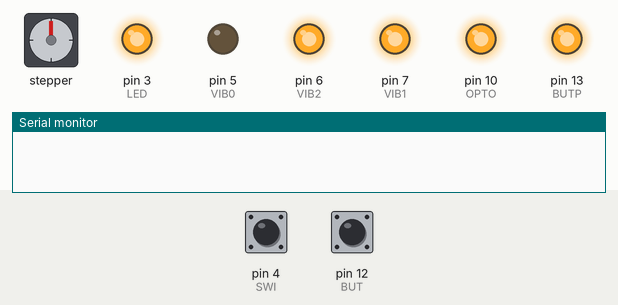
This sketch was run on a simulated Arduino Uno, built with avr-gcc and run on an emulated ATmega328P. Parts: stepper motor, output pins drawn as LEDs (lit = HIGH), the last lines printed to the serial monitor. Wiring (inferred from the names in the program): stepper motor driver (200 steps per turn assumed): step pin 8; direction pin 9; enable pin 11. Inputs (shaded band) come from the test bench; at power-on: pin 4 (SWI) LOW, pin 12 (BUT) HIGH. Pins used as bus, display or sensor lines are not drawn.

Above: at 0.01 s.
At 1.3 s:
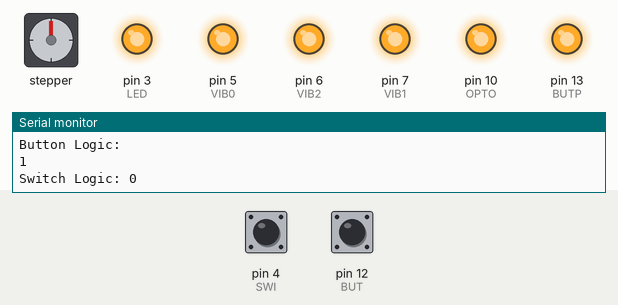
1.4 s: pin 4 (SWI) pulled HIGH for 0.15 s
4.5 s: pin 12 (BUT) pulled LOW for 0.15 s
7.6 s: pin 4 (SWI) pulled HIGH for 1 s
11.6 s: pin 12 (BUT) pulled LOW for 1 s
15.6 s: pin 12 (BUT) pulsed LOW 2 times (0.12 s each, 0.3 s apart)
19.2 s: pin 4 (SWI) driven HIGH
Timing chart, 0 to 22.2 s (numbered marks = the images above; inputs shaded):
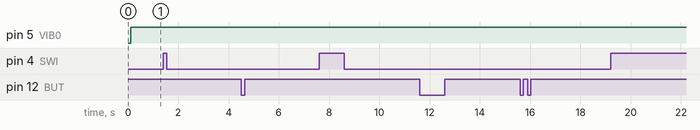

The sketch:

USIPCode_8_16_17.ino
```cpp
 /*  Author: Jeff Strange,Diego Briceno & Seamus Anderson
 *  Date:        6  July   2017
 *  Last Update: 31 August 2017
 *  Purpose:
 *    Test the integration of various experimental apparatus components for the
 *    SLOPE Undergraduate Student Instrumentation Project from
 *    UCF's Center for Microgravity Research.
 *    Components include a DM422 stepper driver, a 17HS08-1004S stepper motor,
 *    a KWB-R8445W/1W LED backlight, and a 1201 vibrating motor.
 *  References:
 *  - DM422 Stepper Driver User's Manual (http://www.leadshine.com/UploadFile/Down/DM422m.pdf)
 *  - 17HS08-1004S Stepper Motor Datasheet (https://www.omc-st  epperonline.com/download/17HS08-1004S.pdf)
 *  - KWB-R8445W/1W White LED Backlight Datasheet (https://cdn-shop.adafruit.com/datasheets/KWB-R8445W-1W.pdf)
 *  - 1201 Vibrating Motor Product Page (https://www.adafruit.com/product/1201)
 *
 *  Wiring for the motor:
 *    Black: A+
 *    Green: A-
 *    Red:   B+
 *    Blue:  B-
 *  Motor Resolution: 1.8 deg/step
 */

     // Define pin functions
          //Push-button pins
#define BUTP 13   // Pushbutton PWR
#define BUT  12   // Pushbutton Logic input

          //Driver Pins
#define PUL  8   // Pulse signal for the stepper driver on pin 11.
#define DIR   9   // Direction signal for the stepper driver on pin 10.
#define OPTO 10   // Power supply for the stepper driver's opto-couplers on pin 9.
#define ENA   11   // Enable (HIGH) signal for the driver on pin 8.

          //Vibration Motor Pins
#define VIB1  7   // Power supply for the vibration motor on pin 5.
#define VIB2  6   // 2nd PWR supply for vib motor
#define VIB0  5   // Signal output for Vib motor

#define SWI   4   // Logic for the switch
#define LED   3

     // Global Variables
int  step_count  = 0;    // Counts the number of pulses provided to the stepper.
bool switch_hist = 0;    // History of the switch, 0 if un-switched, 1 if it has been switched


void setup(){

       // Beginning Serial Output
  Serial.begin(9600);

       // Configuring Input/Output pins
  pinMode(ENA,   OUTPUT);
  pinMode(OPTO,  OUTPUT);
  pinMode(DIR,   OUTPUT);
  pinMode(PUL,   OUTPUT);
  pinMode(VIB0,  OUTPUT);
  pinMode(VIB1,  OUTPUT);
  pinMode(VIB2,  OUTPUT);
  pinMode(BUTP,  OUTPUT);
  pinMode(LED,   OUTPUT);

  pinMode(SWI,   INPUT);
  pinMode(BUT,   INPUT);

         // Starting Logic for each pin
  digitalWrite(VIB0,  LOW);   // Ensure the vibration motor is off.
  digitalWrite(PUL,   LOW);   // Initialize the pulse signal to LOW. (Not moving)

  digitalWrite(ENA,  HIGH);  // Enable the stepper driver.
  delay(1);
  digitalWrite(OPTO, HIGH);  // Provide power to the stepper driver's opto-couplers.
  delay(1);
  digitalWrite(DIR,  HIGH);  // Set the stepper to rotate clockwise (viewed from the top).
  digitalWrite(VIB1, HIGH);
  digitalWrite(VIB2, HIGH);
  digitalWrite(BUTP, HIGH);
  digitalWrite(LED,  HIGH);

  delay(100);            }


     // Subroutines //
     //*************//

// Initial Rotation Subroutine//
//---------------------------------//
/*  Parameters
 *  ----------
 *  int steps:  number of steps to iterate (n_deg = 1.8 * n_steps)
 *  int rpm=10: revolutions per minute of the motor
 */
void SUB_ROTATE(int n_steps, int rpm=10){

  int   i = 0;
  float dtime = 3000 / (20 * rpm);    //Not sure about the number logic here -Seamus

  switch_hist = 1;
       // Iterate through steps
  for(i=0; i < n_steps; i++){
       step_count++;
       digitalWrite(PUL, HIGH);
       delay(dtime);
       digitalWrite(PUL, LOW);
       delay(dtime);        }   }


// Subroutine for iterating motor by 5.4 deg //
//-----------------------------------------//
/*  Parameters
 *  ----------
 *  int n_steps =  3: number of steps to move through
 *  int rmp     = 10: revolutions per minute of the motor
 */
void SUB_ITERATE(int n_steps=3, int rpm=10){

  int   i = 0;
  float dtime = 3000 / (20 * rpm);        // Not sure about the numbers here -Seamus

  for(i=0; i < n_steps ; i++){          // Iterate 5.4 deg or 3 steps
       step_count++;
       digitalWrite(PUL, HIGH);
       delay(dtime);                    // wait half a second
       digitalWrite(PUL, LOW);
       delay(dtime);            }    }


// Reseting to Inital Position Subroutine //
//--------------------------------------------//
/*  Parameters
 *  ----------
 *  int rpm=10:   revolutions per minute
 */

void SUB_RESET(int rpm=10){

  int   i = 0;
  float dtime = 3000 / (20 * rpm);

       // Reverse direction of the motor to counter-clockwise
  digitalWrite(DIR, LOW);
  delay(10);

       // Iterate back to original position
  for(i=0; i < step_count ; i++){
       digitalWrite(PUL, HIGH);
       delay(dtime);
       digitalWrite(PUL, LOW);
       delay(dtime);           }

       // Set direction back to clockwise
  digitalWrite(DIR,HIGH);
  delay(10);

       // Reset step counter and switch history
  step_count  = 0;
  switch_hist = 0; }


// Main Function Loop //
//--------------------//

void loop(){
  /* Notes!!!
  respective loop.So I am using this space as place for updates!\
  -This code will make the stepper move 45 degrees, delay a second. move another 5 degrees and then go back to inital position.\
  -The rpm calculation was based on the 1.8 resolution of the stepper, so now we can just type how fast we want it\
   instead of guessing the delay or playing with the dip swithes.\
  -Function Definitions are at the bottom in case you want to see how it works or even add functionality,\
  -we could maybe add the switch code into this loop if needed

  -Seamus Update (8.16.17)- I reorganized some of the funcitons and cut down down on the parameters
  -Seamus Update (8.31.17)- Added some delays for the push button and some of the driver logics
  */
       // Turn on vibration motor
  digitalWrite(VIB0, HIGH);

       // Reading Switch and Button Logic
  int button_logic = digitalRead(BUT);  // Both of these logics should be '0' or '1'
  int switch_logic = digitalRead(SWI);


  Serial.println("Button Logic:");
  Serial.println(button_logic);
  Serial.print("Switch Logic: ");
  Serial.println(switch_logic);
  Serial.println("Steps: ");
  Serial.println(step_count);
  Serial.print("----------------- \n");


       // Initial Rotation event (x * 1.8 degrees, x steps)
  if((switch_hist==0) && (switch_logic==1)){
       SUB_ROTATE(25);
       delay(500);       }  // Rotate 25 steps or 45 deg, entered parameter is number of steps (n_steps)

       // Button Iterating event (5.4 degrees, 3 steps)
  if(button_logic==0){
       SUB_ITERATE();
       delay(500);       }

       // Reseting event (If switch is off, but has been turned on in the past)
  if((switch_hist==1) && (switch_logic==0)){
       SUB_RESET();
       delay(500);       }
  }
```
